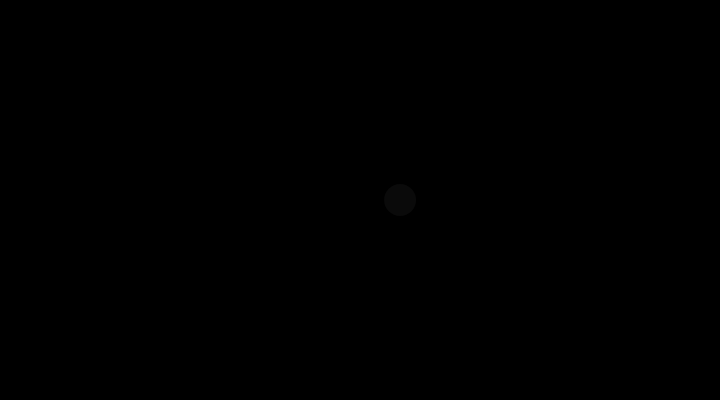
Frame 1 (no input)
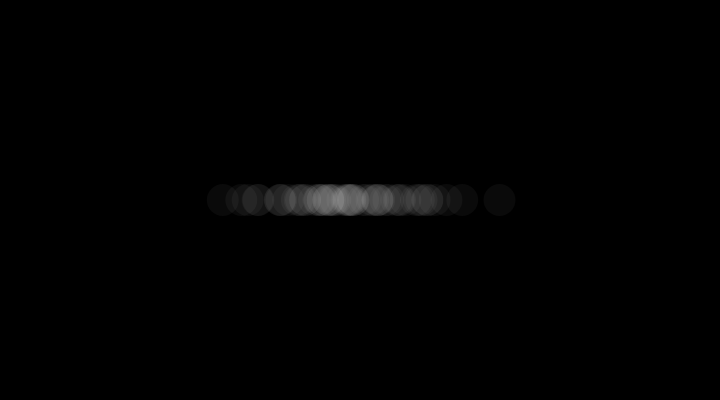
Frame 60 (no input)
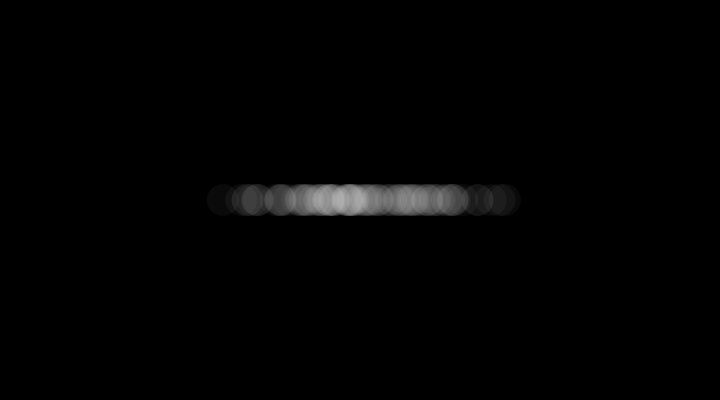
Frame 120 (the mouse pressed at the canvas centre since frame 60)

The p5.js sketch that drew these frames (run headless with seeded random() and noise() and a simulated clock; from frame 60 on, the mouse is pressed at the canvas centre):

// p5.js sketch
// ── sketch.js

  function setup() {
    createCanvas(720, 400);
    background(0);
  }
  
  function draw() {
  
    // Get a gaussian random number w/ mean of 0 and standard deviation of 1.0
    let val = randomGaussian();
  
    let sd = 60;                  // Define a standard deviation
    let mean = width/2;           // Define a mean value (middle of the screen along the x-axis)
    let x = ( val * sd ) + mean;  // Scale the gaussian random number by standard deviation and mean
  
    noStroke();
    fill(255, 10);
    ellipse(x, height/2, 32, 32);   // Draw an ellipse at our "normal" random location
  }
